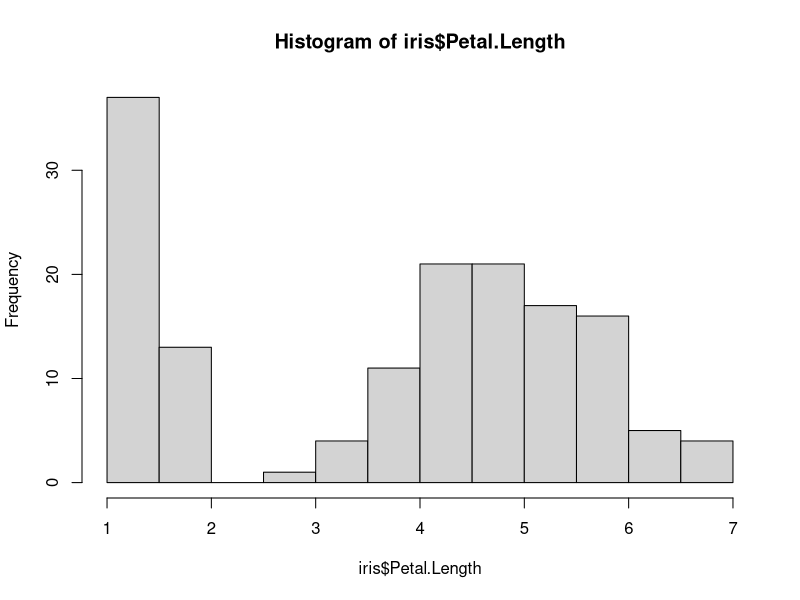
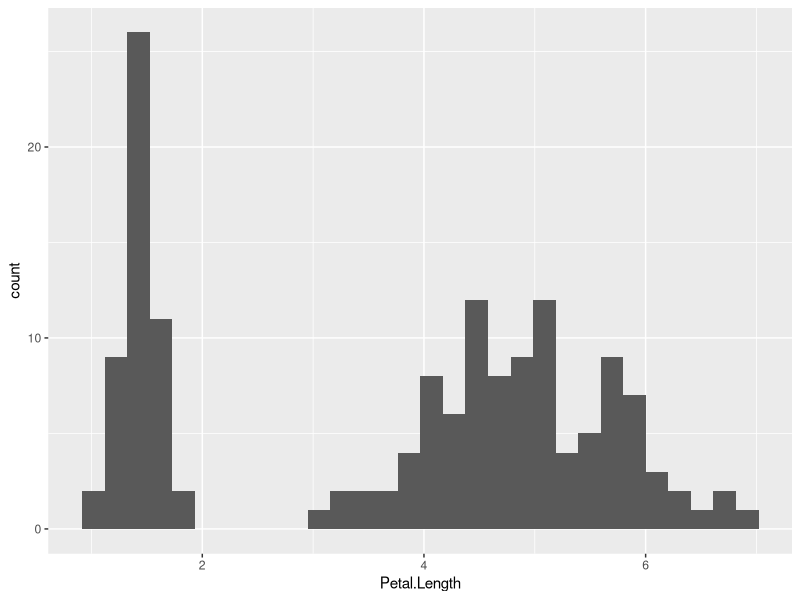
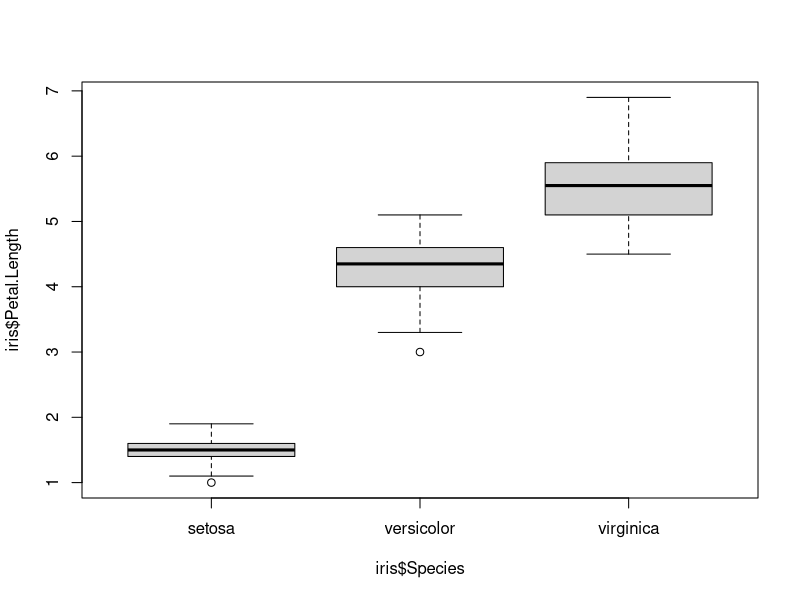
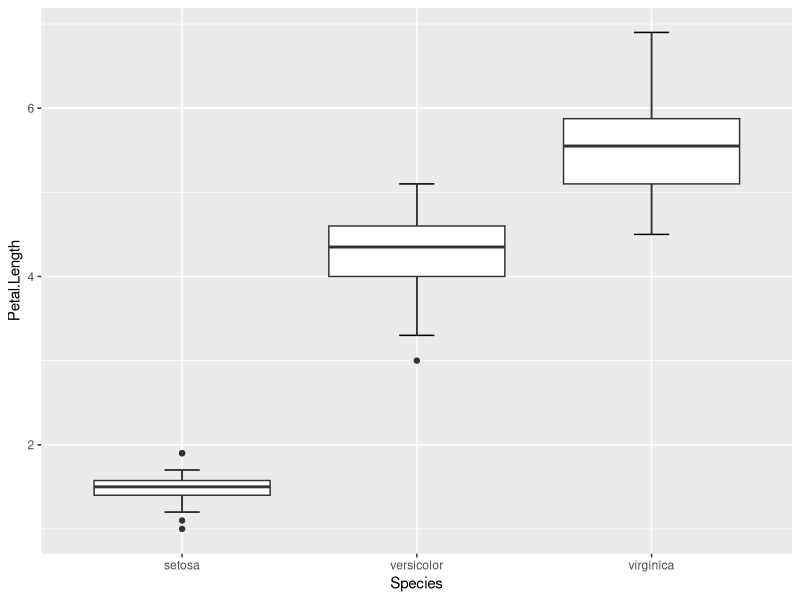
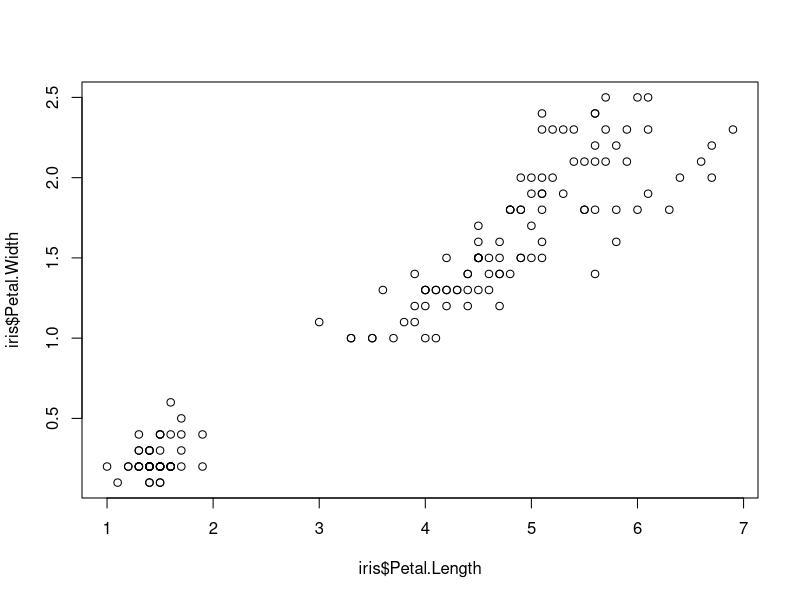
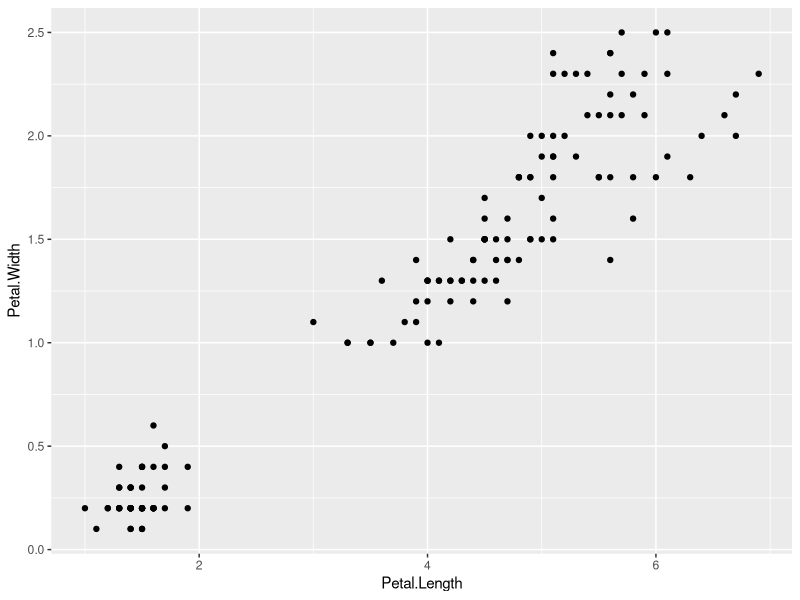
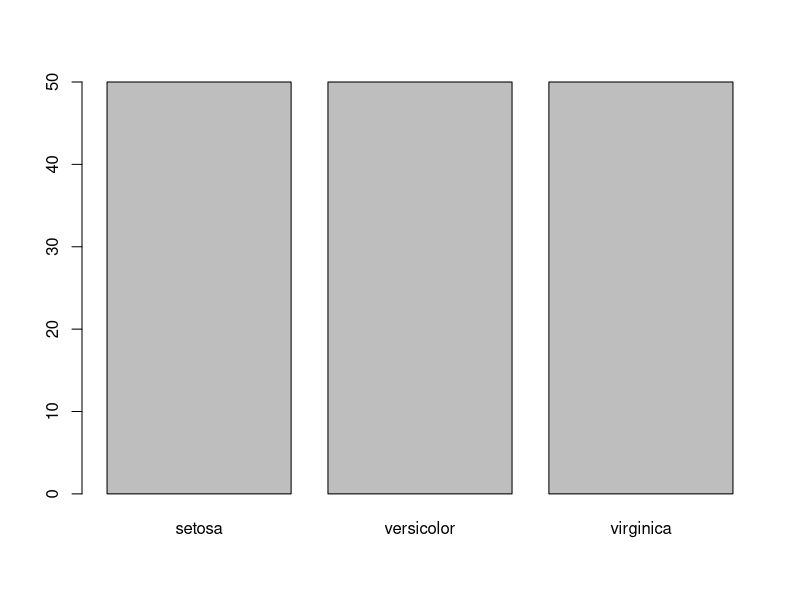
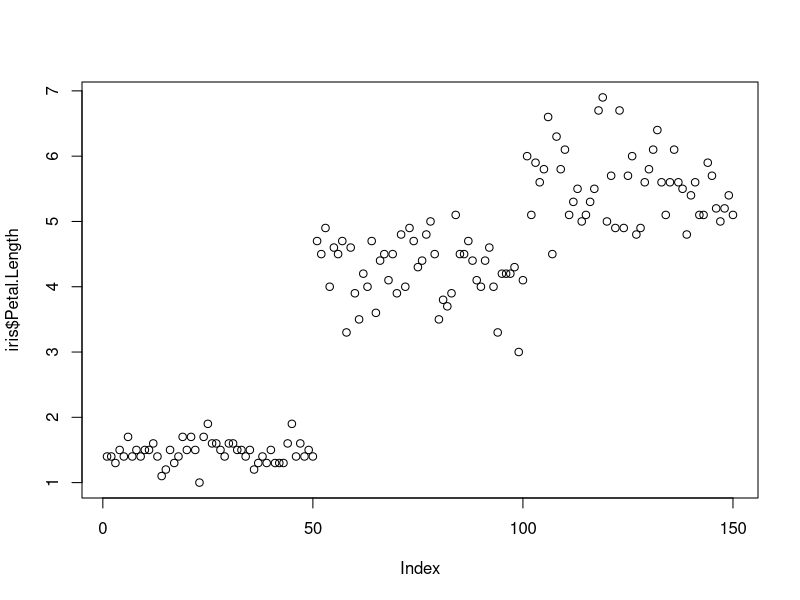

Reproduce these figures in R, in order.
## ---- chunk 1
library(knitr)
knitr::opts_chunk$set(echo = TRUE)
# knitr::opts_chunk$set(eval = FALSE) ## have set this to FALSE for now, might have to change that if we want to show outputs
## ---- chunk 2
# install.packages("ggplot2")
library(ggplot2)
## ---- chunk 3
## first we create our simple dataframe again:
iris <- as.data.frame(iris)

## then we can plot a histogram of petal lengths:
hist(iris$Petal.Length)

# to change width of bins
#hist(iris$Petal.Length, breaks = seq(min(iris$Petal.Length), max(iris$Petal.Length), length.out = 15))

## and the same using ggplot:
ggplot(data = iris) +
  geom_histogram(aes(x = Petal.Length))
## ---- chunk 4
## this is how a boxplot looks using base R functions:
boxplot(iris$Petal.Length~iris$Species)

## and this is how a boxplot looks using ggplot:
ggplot(data = iris,aes(x = Species, y = Petal.Length)) +
  stat_boxplot(geom = "errorbar", width = 0.15) +
  geom_boxplot()
## ---- chunk 5
## a scatterplot using base R -- note here a scatterplot is the default that R will return if we don't specify a specific plot and we are plotting two numerical variables
plot(iris$Petal.Width~iris$Petal.Length)
## alternative way of writing this:
# plot(x = iris$Petal.Length, y = iris$Petal.Width)

## this is how a scatterplot looks using ggplot:
ggplot() +
  geom_point(data = iris, aes(x = Petal.Length, y = Petal.Width))
## ---- chunk 6
plot(x = iris$Species) # plotting factors for x

plot(x = iris$Petal.Length) # looks a bit like a histogram? but R returns a scatterplot because it's a numerical value...

plot(x = iris$Species, y = iris$Petal.Length) # here we get a boxplot because one of our variables is a factor
## ---- chunk 7
data("ChickWeight")
#let's plot the weight of chick 2 through time.
chick2 <- ChickWeight[ChickWeight$Chick == 2, ]
plot(x = chick2$Time, y = chick2$weight, type = "l")

#Now let's plot several chicks using ggplot
ggplot() +
  geom_line(data = ChickWeight[ChickWeight$Chick < 20,], aes(x = Time, y = weight, col = Chick))
#Maybe it is clear now what happened to chicks 16 and 18. Perhaps they didn't escape after all.
## ---- chunk 8
# load the data:
iris <- as.data.frame(iris)

## let's remind us of what the plot looks like if we specify nothing else:
plot(iris$Petal.Length, iris$Petal.Width)

## now we change the axis titles:
plot(iris$Petal.Length, iris$Petal.Width,
     xlab = "Petal Length (cm)",
     ylab = "Petal Width (cm)")

# and what about a title?
mtext(side=3, line=2, at=0.5, adj=0, cex=2, "Sepal width as a function of sepal length")
## ---- chunk 9
plot(iris$Petal.Length, iris$Petal.Width,
     xlab = "Petal Length (cm)",
     ylab = "Petal Width (cm)",
     pch = 17)

## or to change the colour on top of it:
plot(iris$Petal.Length, iris$Petal.Width,
     xlab = "Petal Length (cm)",
     ylab = "Petal Width (cm)",
     pch = 17,
     col = "blue")

## ---- chunk 10
# we have to define out plotting window BEFORE we plot:
par(oma = c(5,5,5,5), col.lab = "darkgreen") # for reference: c(bottom, left, top, right)

plot(iris$Petal.Length, iris$Petal.Width,
     xlab = "Petal Length (cm)",
     ylab = "Petal Width (cm)",
     pch = 17,
     col = "blue")
## ---- chunk 11
plot(iris$Petal.Length, iris$Petal.Width, col=iris$Species,
     xlab = "Petal length (cm)", ylab = "Petal width (cm)")
#legend(7,4.3,unique(data$Species),col=1:length(data$Species),pch=1)
legend('bottomright', legend = levels(iris$Species), col = 1:3, cex = 0.8, pch = 1)


## ---- chunk 12
ggplot()
## ---- chunk 13
ggplot(data = iris) +
  geom_point(aes(x = Petal.Length, y = Petal.Width))

# this gives the same results:

ggplot() +
  geom_point(data = iris, aes(x = Petal.Length, y = Petal.Width))
## ---- chunk 14
ggplot(data = iris) + # define data, we could even add x and y definitions here
  # changing point colour AND symbol based on factor
  geom_point(aes(x = Petal.Length, y = Petal.Width, colour = Species, pch = Species))+
  labs(title = "Petal Width as a function of petal length",
       x = "Petal length (cm)",
       y = "Petal width (cm)") +
  theme_bw()+ # NOTE: here the order matters! We set the overall theme first then overwrite parts of it
  theme(axis.title = element_text(size=10, face="bold", color = "black"))
  
